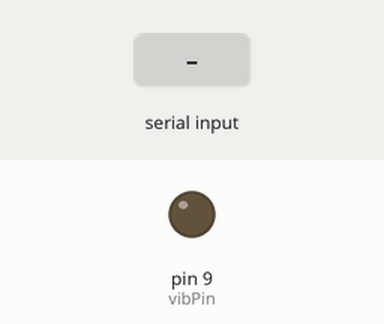
Recording of a sketch running on a simulated Arduino Uno, built with avr-gcc and run on an emulated ATmega328P. Parts: output pins drawn as LEDs (lit = HIGH). Dashed ring = blinking. Inputs (shaded band) come from the test bench.

Above: at 1.2 s.
1.3 s: "2" received over Serial
At 1.4 s:
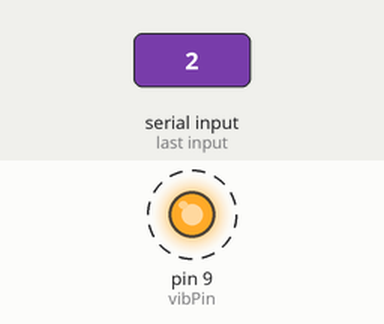
3.4 s: "L" received over Serial
At 4.7 s:
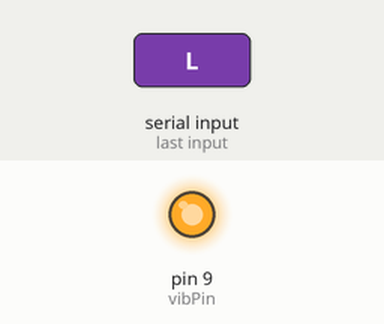
Timing chart, 0 to 6.9 s (numbered marks = the images above; inputs shaded):
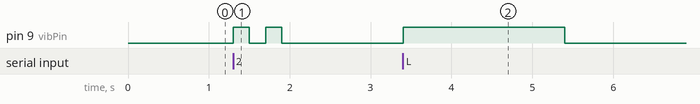

Measured:
- after the input at 1.3 s, pin 9 (vibPin): alternates HIGH for 0.20 s and LOW for 0.20 s, 4 changes in all, then stays LOW, starting at once
- after the input at 3.4 s, pin 9 (vibPin): LOW → HIGH at once, → LOW 2.0 s later

The sketch:

confidenceBooster.ino
```cpp
const int vibPin = 9;

void setup() {
  Serial.begin(9600);
  pinMode(vibPin, OUTPUT);
}

void loop() {
  if (Serial.available() > 0) {
    char signal = Serial.read();

    if (signal == '1') {
      // 1x vibrieren
      digitalWrite(vibPin, HIGH);
      delay(300);
      digitalWrite(vibPin, LOW);
    }

    else if (signal == '2') {
      // 2x kurz vibrieren
      for (int i = 0; i < 2; i++) {
        digitalWrite(vibPin, HIGH);
        delay(200);
        digitalWrite(vibPin, LOW);
        delay(200);
      }
    }

    else if (signal == 'L') {
      // 2 Sekunden lang vibrieren
      digitalWrite(vibPin, HIGH);
      delay(2000);
      digitalWrite(vibPin, LOW);
    }
  }
}
```
